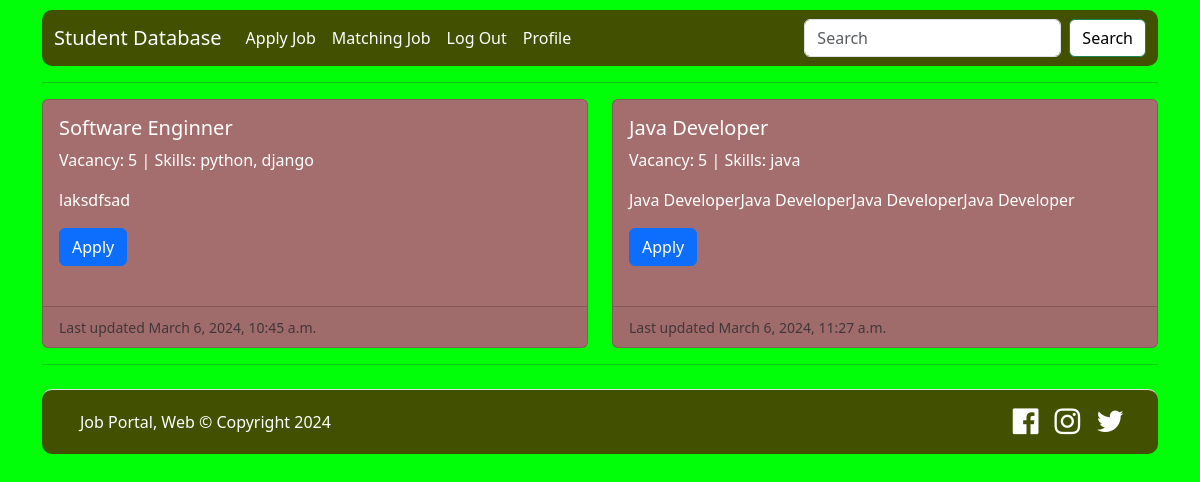
The app's page / (signed in) with its own data.
### home/models.py (models this page shows)
class Job(models.Model):
    user = models.ForeignKey(Custom_User, on_delete=models.CASCADE, related_name='user_job')
    title = models.CharField(max_length=500)
    number_of_openings = models.PositiveIntegerField()
    category = models.CharField(max_length=20)
    job_description = models.TextField()
    skills = models.CharField(max_length=100)
    created_date = models.DateTimeField(auto_now_add=True)
    updated_date = models.DateTimeField(auto_now=True)
    def __str__(self) -> str:
        return self.title

### home/views.py (the view)
# urls.py: 2. Add a URL to urlpatterns:  path('', views.home, name='home')
def home(request):
    context = {}
    if request.user.is_authenticated:
        if request.user.user_type=='Job Seeker':
            user = request.user.job_appy_user.all()
            print(user)
            applied_job = Apply_Job.objects.filter(user=request.user)
            context['applied_job'] = applied_job
    job = Job.objects.all()
    context['job'] = job
    return render(request, 'home/home.html', context)

### authentication/models.py (called while the page is built)
    def __str__(self) -> str:
        return f'{self.username} | {self.email}'

### home/models.py (called while the page is built)
    def __str__(self) -> str:
        return f'{self.user} - {self.job}'

### templates/home/home.html (shortened to what this page needs)
{% extends 'base.html' %}
{% block body_content %}
<div class="row row-cols-1 row-cols-md-2 g-4">
    {% for job in job %}
    <div class="col">
        <div class="card h-100" style="background-color: #a56e6e; color: white;">
            <div class="card-body">
                <h5 class="card-title">{{job.title}}</h5>
                <p class="card-text">Vacancy: {{job.number_of_openings}} | Skills: {{job.skills}}</p>
                <p class="card-text">{{job.job_description}}</p>
                <div class="row">
                    {% if request.user.is_authenticated %}
                    {% if request.user.user_type == 'Job Seeker' %}
                    {% if job in job.job_appy.all %}
                    <p>Already Applied</p>
                    {% else %}
                    <div class="col-6">
                        <a href="{% url 'apply_job' job.pk %}" class="btn btn-primary">Apply</a>
                    </div>
                    {% endif %}
                    {% endif %}
                    {% endif %}
                </div>
            </div>
            <br>
            <div class="card-footer">
                <small class="text-body-secondary">Last updated {{job.updated_date}}</small>
            </div>
        </div>
    </div>
    {% endfor %}
</div>
{% endblock %}

### templates/base.html (shortened to what this page needs)
<!doctype html>
<html lang="en">
<head>
    <link href="https://cdn.jsdelivr.net/npm/bootstrap@5.3.2/dist/css/bootstrap.min.css" rel="stylesheet"
>
    <link rel="stylesheet" href="https://cdnjs.cloudflare.com/ajax/libs/font-awesome/4.7.0/css/font-awesome.min.css">
</head>
<body style="background-color: rgb(0, 255, 8)">
    <div class="container">
        <nav class="navbar navbar-expand-lg bg-body-tertiary"
            style="margin-top:10px; background-color: #425001 !important; border-radius: 10px">
            <div class="container-fluid">
                <a class="navbar-brand" href="{% url 'home' %}" style="color: white;">Student Database</a>
                <div class="collapse navbar-collapse" id="navbarSupportedContent">
                    <ul class="navbar-nav me-auto mb-2 mb-lg-0">
                        {% if request.user.is_authenticated %}
                        {% if request.user.user_type == 'Recruiter' %}
                        <li class="nav-item">
                            <a class="nav-link" href="{% url 'add_job' %}" style="color: white;">
                                Add Job
                            </a>
                        </li>
                        <li class="nav-item">
                            <a class="nav-link" href="{% url 'job_post_list' %}" style="color: white;">
                                My Job List
                            </a>
                        </li>
                        {% else %}
                        <li class="nav-item">
                            <a class="nav-link" href="{% url 'apply_job_list' %}" style="color: white;">
                                Apply Job
                            </a>
                        </li>
                        <li class="nav-item">
                            <a class="nav-link" href="{% url 'job_list' %}" style="color: white;">
                                Matching Job
                            </a>
                        </li>
                        {% endif %}
                        <li class="nav-item">
                            <a class="nav-link" href="{% url 'logout' %}" style="color: white;">Log Out</a>
                        </li>
                        {% if request.user.user_type == 'Job Seeker' %}
                        <li class="nav-item">
                            <a class="nav-link" href="{% url 'profile' %}" style="color: white;">Profile</a>
                        </li>
                        {% else %}
                        <li class="nav-item">
                            <a class="nav-link" href="{% url 'profile' %}" style="color: white;">Company Profile</a>
                        </li>
                        {% endif %}
                        {% endif %}
                    </ul>
                    <form class="d-flex" role="search" method="GET" action="{% url 'search' %}">
                        <input class="form-control me-2" type="search" placeholder="Search" aria-label="Search"
                            name="search_key">
                        <button class="btn btn-outline-success" type="submit"
                            style="color: black; background-color: white;">Search</button>
                    </form>
                </div>
            </div>
        </nav>
        <hr>
        {% block body_content %}{% endblock %}
        <hr>
        <footer class="d-flex flex-wrap justify-content-between align-items-center py-3 my-4 border-top"
            style="background-color: #425001 !important; border-radius: 10px">
            <div class="col-md-4 d-flex align-items-center">
                <a href="/" class="mb-3 me-2 mb-md-0 text-muted text-decoration-none lh-1"
                    style="color: white !important;">
                    <svg class="bi" width="30" height="24">
                        <use xlink:href="#bootstrap"></use>
                    </svg>
                </a>
                <span class="mb-3 mb-md-0 text-muted" style="color: white !important;">Job Portal, Web &copy; Copyright 2024</span>
            </div>
            <ul class="nav col-md-4 justify-content-end list-unstyled d-flex" style="margin-right: 34px;">
                <li class="ms-3"><a class="text-muted" href="https://www.facebook.com/samim.o.sabuj03/" target="_blank"><i class="fa fa-facebook-official w3-hover-opacity" style="font-size: 30px; color: white;"></i></a></li>
                <li class="ms-3"><a class="text-muted" href="https://www.instagram.com/samim_osman_sabuj/" target="_blank"><i class="fa fa-instagram w3-hover-opacity" style="font-size: 30px; color: white;"></i></a></li>
                <li class="ms-3"><a class="text-muted" href="https://twitter.com/SamimOsmanSabuj" target="_blank"><i class="fa fa-twitter w3-hover-opacity" style="font-size: 30px; color: white;"></i></a></li>
            </ul>
        </footer>
    </div>
</body>
</html>

### records on screen
Job: title "Software Enginner", number_of_openings "5", skills "python, django", job_description "laksdfsad", shows "Apply", updated_date "March 6, 2024, 10:45 a.m."
Job: title "Java Developer", number_of_openings "5", skills "java", job_description "Java DeveloperJava DeveloperJava DeveloperJava Developer", shows "Apply", updated_date "March 6, 2024, 11:27 a.m."
